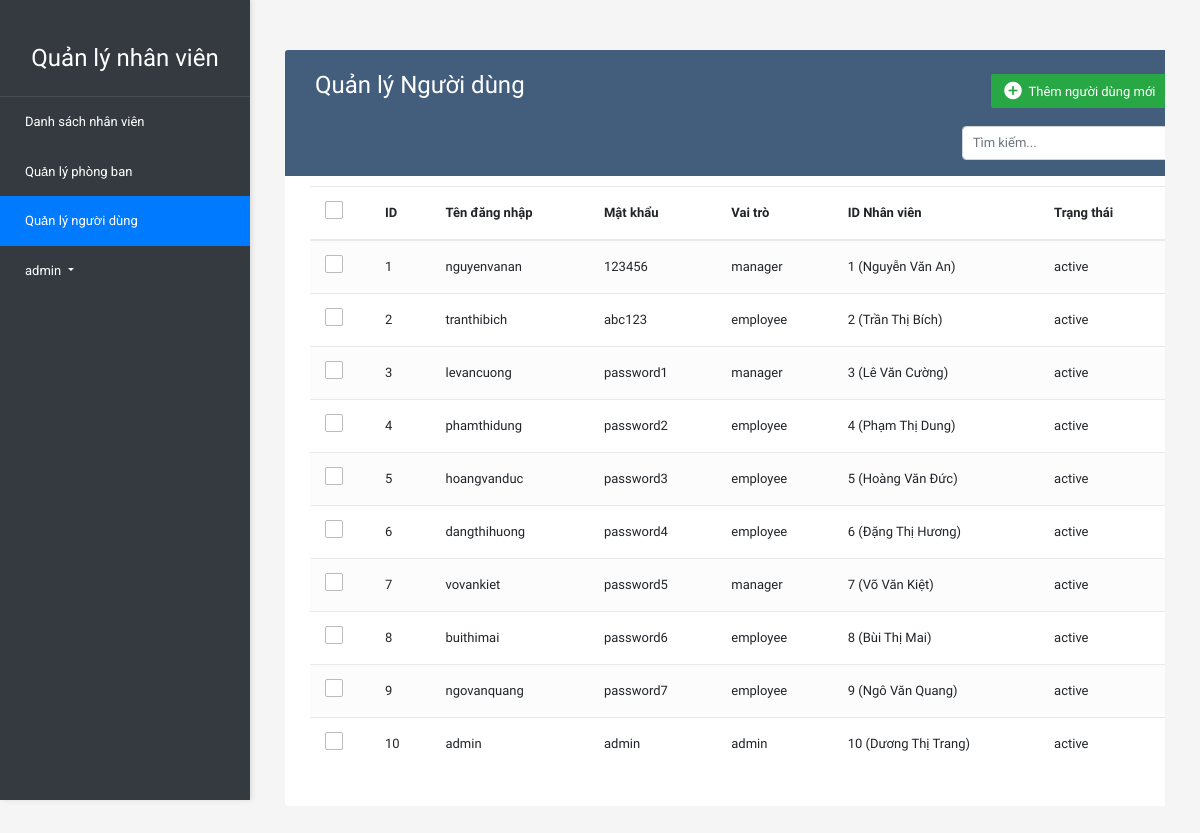
The page /User/users.php (signed in) on the database as committed earlier.
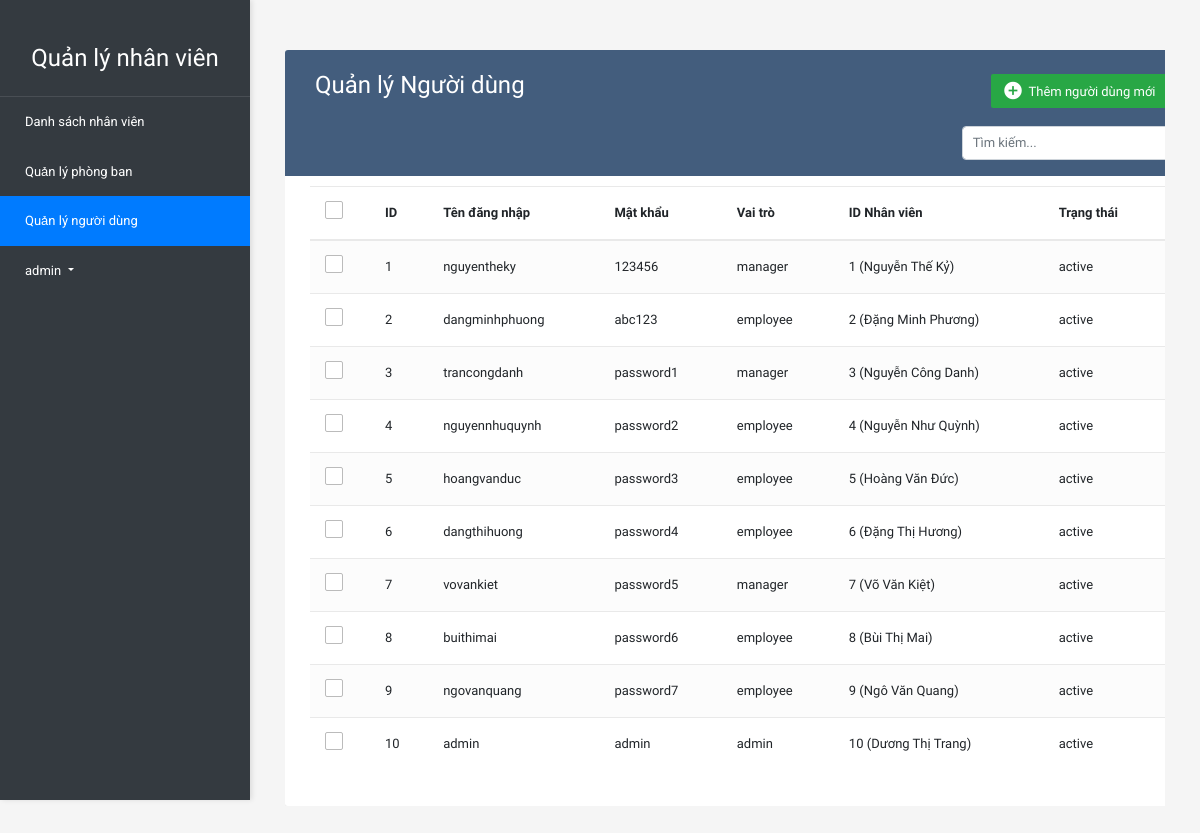
The same page on the database as committed later.
### tables this page shows
CREATE TABLE `users` (
  `id` int(11) NOT NULL,
  `employee_id` int(11) NOT NULL,
  `username` varchar(50) NOT NULL,
  `password` varchar(50) NOT NULL,
  `role` enum('admin','manager','employee') DEFAULT 'employee',
  `status` enum('active','inactive') DEFAULT 'active',
  `created_at` timestamp NOT NULL DEFAULT current_timestamp()
);

CREATE TABLE `employees` (
  `id` int(11) NOT NULL,
  `name` varchar(100) NOT NULL,
  `email` varchar(100) NOT NULL,
  `phone` varchar(15) DEFAULT NULL,
  `hire_date` date NOT NULL,
  `department_id` int(11) DEFAULT NULL,
  `position` varchar(100) DEFAULT NULL
);

### User/users.php (the view, shortened to what this page needs)
<?php
require_once '../db_connect.php';
$search = isset($_GET['search']) ? $_GET['search'] : '';
$sql = "SELECT u.*, e.name as employee_name FROM users u LEFT JOIN employees e ON u.employee_id = e.id";
$stmt = $conn->prepare($sql);
$stmt->execute();
?>
<!DOCTYPE html>
<html lang="en">
<head>
    <link rel="stylesheet" href="https://stackpath.bootstrapcdn.com/bootstrap/4.5.0/css/bootstrap.min.css">
    <link rel="stylesheet" href="https://maxcdn.bootstrapcdn.com/font-awesome/4.7.0/css/font-awesome.min.css">
    <link rel="stylesheet" href="../style2.css">
</head>
<body>
<div class="sidebar">
    <div class="sidebar-brand">Quản lý nhân viên</div>
    <ul class="nav flex-column">
        <li class="nav-item">
            <a class="nav-link<?php echo basename($_SERVER['PHP_SELF']) == 'dashboard.php' ? ' active' : ''; ?>" href="<?php echo BASE_URL; ?>Employee/dashboard.php">Danh sách nhân viên</a>
        </li>
        <?php if ($_SESSION['role'] == 'admin') { ?>
        <li class="nav-item">
            <a class="nav-link<?php echo basename($_SERVER['PHP_SELF']) == 'departments.php' ? ' active' : ''; ?>" href="<?php echo BASE_URL; ?>Department/departments.php">Quản lý phòng ban</a>
        </li>
        <li class="nav-item">
            <a class="nav-link<?php echo basename($_SERVER['PHP_SELF']) == 'users.php' ? ' active' : ''; ?>" href="<?php echo BASE_URL; ?>User/users.php">Quản lý người dùng</a>
        </li>
        <?php } ?>
        <li class="nav-item mt-auto">
            <a class="nav-link dropdown-toggle" href="#" id="userDropdown" data-toggle="dropdown">
                <?php echo $_SESSION['username']; ?>
            </a>
        </li>
    </ul>
</div>
<div class="content">
    <div class="container-xl">
        <div class="table-responsive">
            <div class="table-wrapper">
                <div class="table-title">
                    <div class="row">
                        <div class="col-sm-6">
                            <h2>Quản lý Người dùng</h2>
                        </div>
                        <?php if ($_SESSION['role'] == 'admin') { ?>
                        <div class="col-sm-6">
                            <div class="btn-group">
                                <a href="#addUserModal" class="btn btn-success" data-toggle="modal"><i class="material-icons"></i> <span>Thêm người dùng mới</span></a>
                            </div>
                        </div>
                        <?php } ?>
                    </div>
                    <div class="row search-form justify-content-end">
                        <div class="col-sm-4">
                            <form method="GET" action="">
                                <div class="input-group">
                                    <input type="text" name="search" class="form-control" placeholder="Tìm kiếm..." value="<?php echo htmlspecialchars($search); ?>">
                                </div>
                            </form>
                        </div>
                    </div>
                </div>
                <form id="deleteForm" method="POST">
                <table class="table table-striped table-hover">
                    <thead>
                        <tr>
                            <?php if ($_SESSION['role'] == 'admin') { ?>
                            <th>
                                <span class="custom-checkbox">
                                    <label for="selectAll"></label>
                                </span>
                            </th>
                            <?php } ?>
                            <th>ID</th>
                            <th>Tên đăng nhập</th>
                            <th>Mật khẩu</th>
                            <th>Vai trò</th>
                            <th>ID Nhân viên</th>
                            <th>Trạng thái</th>
                            <?php if ($_SESSION['role'] == 'admin') { ?>
                            <th>Hành động</th>
                            <?php } ?>
                        </tr>
                    </thead>
                    <tbody>
                        <?php
                        while ($row = $stmt->fetch(PDO::FETCH_ASSOC)) {
                            echo "<tr>";
                            if ($_SESSION['role'] == 'admin') {
                                echo "<td>
                                    <span class='custom-checkbox'>
                                        <input type='checkbox' name='options[]' value='{$row['id']}'>
                                        <label></label>
                                    </span>
                                </td>";
                            }
                            echo "<td>{$row['id']}</td>";
                            echo "<td>{$row['username']}</td>";
                            echo "<td>{$row['password']}</td>";
                            echo "<td>{$row['role']}</td>";
                            echo "<td>{$row['employee_id']} ({$row['employee_name']})</td>";
                            echo "<td>{$row['status']}</td>";
                            if ($_SESSION['role'] == 'admin') {
                                echo "<td>
                                    <a href='#editUserModal' class='edit' data-toggle='modal' data-id='{$row['id']}'><i class='material-icons' data-toggle='tooltip' title='Sửa'></i></a>
                                    <a href='./delete_user.php?id={$row['id']}' class='delete' onclick='return confirm(\"Bạn có chắc muốn xóa?\")'><i class='material-icons' data-toggle='tooltip' title='Xóa'></i></a>
                                </td>";
                            }
                            echo "</tr>";
                        }
                        ?>
                    </tbody>
                </table>
                </form>
            </div>
        </div>
    </div>
</div>
</body>
</html>

### style2.css (style rules this page uses)
body { color: #566787; background: #f5f5f5; font-family: 'Varela Round', sans-serif; font-size: 13px; }
.table-responsive { margin: 30px 0; }
.table-wrapper { background: #fff; padding: 20px 25px; border-radius: 3px; min-width: 1000px; box-shadow: 0 1px 1px rgba(0,0,0,.05); }
.table-title { padding-bottom: 15px; background: #435d7d; color: #fff; padding: 16px 30px; min-width: 100%; margin: -20px -25px 10px; border-radius: 3px 3px 0 0; }
.table-title h2 { margin: 5px 0 0; font-size: 24px; }
.table-title .btn-group { float: right; }
.table-title .btn-group a { margin: 8px 8px 8px 8px; float: right; }
.table-title .btn { color: #fff; float: right; font-size: 13px; border: none; min-width: 50px; border-radius: 2px; border: none; outline: none !important; margin-left: 10px; }
.table-title .btn i { float: left; font-size: 21px; margin-right: 5px; }
.table-title .btn span { float: left; margin-top: 2px; }
table.table tr th, table.table tr td { border-color: #e9e9e9; padding: 12px 15px; vertical-align: middle; }
table.table tr th:first-child { width: 60px; }
table.table tr th:last-child { width: 100px; }
table.table-striped tbody tr:nth-of-type(odd) { background-color: #fcfcfc; }
.custom-checkbox { position: relative; }
.custom-checkbox label:before { width: 18px; height: 18px; }
.custom-checkbox label:before { content: ''; margin-right: 10px; display: inline-block; vertical-align: text-top; background: white; border: 1px solid #bbb; border-radius: 2px; box-sizing: border-box; z-index: 2; }

### User/users.php (style rules this page uses)
.sidebar { height: 100vh; width: 250px; position: fixed; top: 0; left: 0; background-color: #343a40; padding-top: 20px; box-shadow: 2px 0 5px rgba(0,0,0,0.1); }
.sidebar .nav-link { color: #fff; padding: 15px 25px; font-family: 'Roboto', sans-serif; }
.sidebar .nav-link.active { background-color: #007bff; }
.sidebar .sidebar-brand { color: #fff; font-size: 1.5rem; font-family: 'Varela Round', sans-serif; padding: 20px 25px; text-align: center; border-bottom: 1px solid rgba(255,255,255,0.1); }
.content { margin-left: 250px; padding: 20px; }
.search-form { margin-top: 10px; }
.search-form .form-control { font-size: 13px; padding: 5px 10px; height: 34px; }

Rows that differ between the two databases and show on the page:
changed users id 1: username "nguyenvanan" → "nguyentheky"; employee.name "Nguyễn Văn An" → "Nguyễn Thế Kỷ"
changed users "abc123": username "tranthibich" → "dangminhphuong"; employee.name "Trần Thị Bích" → "Đặng Minh Phương"
changed users "password1": username "levancuong" → "trancongdanh"; employee.name "Lê Văn Cường" → "Nguyễn Công Danh"
changed users "password2": username "phamthidung" → "nguyennhuquynh"; employee.name "Phạm Thị Dung" → "Nguyễn Như Quỳnh"
